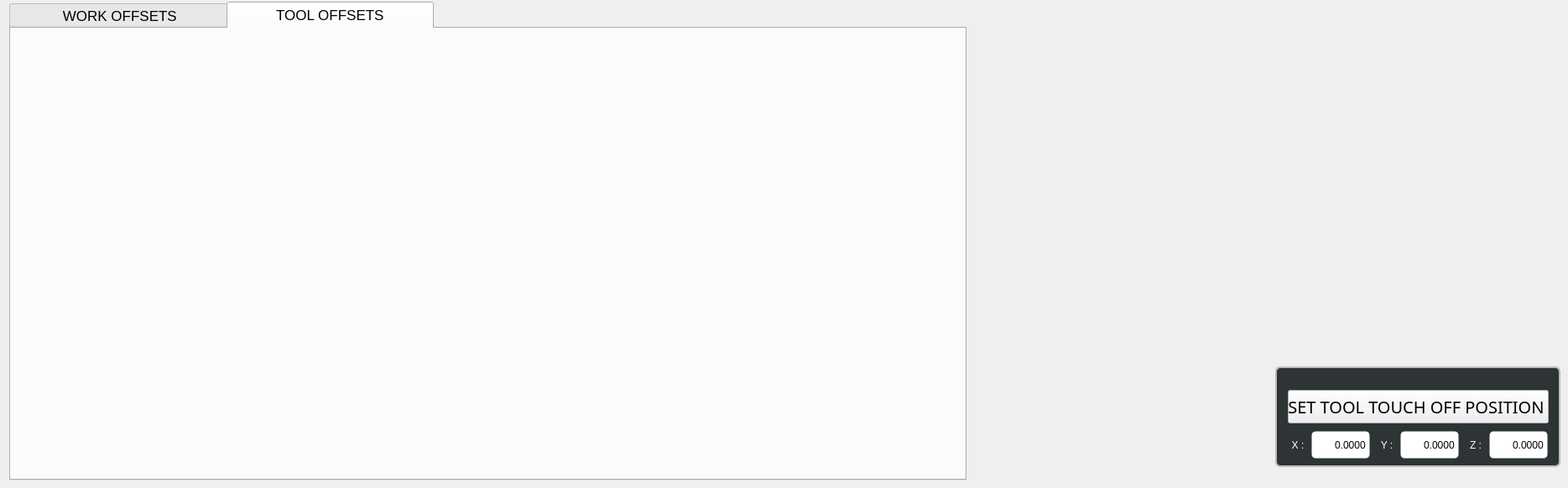
        <widget class="QWidget" name="tab">
         <attribute name="title">
          <string>          Offsets          </string>
         </attribute>
         <widget class="QGroupBox" name="groupBox_8">
          <property name="geometry">
           <rect>
            <x>1520</x>
            <y>2</y>
            <width>340</width>
            <height>561</height>
           </rect>
          </property>
          <property name="styleSheet">
           <string notr="true">QGroupBox{
border-style: none;
border-color: transparent;
background-color: transparent;
border-width: 2px;
border-radius: 6px;
}</string>
          </property>
          <property name="title">
           <string/>
          </property>
          <widget class="QLabel" name="label_41">
           <property name="geometry">
            <rect>
             <x>120</x>
             <y>265</y>
             <width>200</width>
             <height>167</height>
            </rect>
           </property>
           <property name="text">
            <string/>
           </property>
           <property name="pixmap">
            <pixmap resource="xyz.qrc">:/images/tool_probe.png</pixmap>
           </property>
           <property name="scaledContents">
            <bool>true</bool>
           </property>
          </widget>
          <widget class="QLabel" name="label_42">
           <property name="geometry">
            <rect>
             <x>61</x>
             <y>13</y>
             <width>140</width>
             <height>231</height>
            </rect>
           </property>
           <property name="text">
            <string/>
           </property>
           <property name="pixmap">
            <pixmap resource="xyz.qrc">:/images/atc_spindle_tool.png</pixmap>
           </property>
           <property name="scaledContents">
            <bool>true</bool>
           </property>
          </widget>
          <widget class="QGroupBox" name="groupBox_9">
           <property name="geometry">
            <rect>
             <x>0</x>
             <y>435</y>
             <width>340</width>
             <height>120</height>
            </rect>
           </property>
           <property name="minimumSize">
            <size>
             <width>340</width>
             <height>120</height>
            </size>
           </property>
           <property name="maximumSize">
            <size>
             <width>330</width>
             <height>120</height>
            </size>
           </property>
           <property name="styleSheet">
            <string notr="true">QGroupBox{
color: rgb(46, 52, 54);
border-style: solid;
border-color: rgb(186, 189, 182);
background-color: rgb(46, 52, 54);
border-width: 2px;
border-radius: 6px;
}</string>
           </property>
           <property name="title">
            <string/>
           </property>
           <widget class="QWidget" name="verticalLayoutWidget_5">
            <property name="geometry">
             <rect>
              <x>10</x>
              <y>25</y>
              <width>321</width>
              <height>87</height>
             </rect>
            </property>
            <layout class="QVBoxLayout" name="verticalLayout_8">
             <item>
              <layout class="QHBoxLayout" name="horizontalLayout_20">
               <property name="spacing">
                <number>10</number>
               </property>
               <property name="leftMargin">
                <number>5</number>
               </property>
               <property name="topMargin">
                <number>2</number>
               </property>
               <property name="rightMargin">
                <number>5</number>
               </property>
               <property name="bottomMargin">
                <number>2</number>
               </property>
               <item>
                <widget class="AxisActionButton" name="m01_break_button_28">
                 <property name="sizePolicy">
                  <sizepolicy hsizetype="Expanding" vsizetype="Fixed">
                   <horstretch>0</horstretch>
                   <verstretch>0</verstretch>
                  </sizepolicy>
                 </property>
                 <property name="minimumSize">
                  <size>
                   <width>280</width>
                   <height>40</height>
                  </size>
                 </property>
                 <property name="font">
                  <font>
                   <family>Bebas Kai</family>
                   <pointsize>15</pointsize>
                  </font>
                 </property>
                 <property name="focusPolicy">
                  <enum>Qt::NoFocus</enum>
                 </property>
                 <property name="text">
                  <string>SET TOOL TOUCH OFF POSITION </string>
                 </property>
                </widget>
               </item>
              </layout>
             </item>
             <item>
              <layout class="QHBoxLayout" name="horizontalLayout_15">
               <property name="spacing">
                <number>3</number>
               </property>
               <item>
                <widget class="QLabel" name="label_46">
                 <property name="sizePolicy">
                  <sizepolicy hsizetype="Fixed" vsizetype="Fixed">
                   <horstretch>0</horstretch>
                   <verstretch>0</verstretch>
                  </sizepolicy>
                 </property>
                 <property name="minimumSize">
                  <size>
                   <width>30</width>
                   <height>33</height>
                  </size>
                 </property>
                 <property name="maximumSize">
                  <size>
                   <width>30</width>
                   <height>33</height>
                  </size>
                 </property>
                 <property name="styleSheet">
                  <string notr="true">QLabel{
font: 75 15pt &quot;Bebas Kai&quot;;
color: rgb(255, 255, 255);
padding-right: 1px;
padding-left: 5px;
}</string>
                 </property>
                 <property name="text">
                  <string>X :</string>
                 </property>
                 <property name="alignment">
                  <set>Qt::AlignCenter</set>
                 </property>
                </widget>
               </item>
               <item>
                <widget class="QLineEdit" name="diameter_hint_3">
                 <property name="sizePolicy">
                  <sizepolicy hsizetype="Fixed" vsizetype="Fixed">
                   <horstretch>0</horstretch>
                   <verstretch>0</verstretch>
                  </sizepolicy>
                 </property>
                 <property name="minimumSize">
                  <size>
                   <width>70</width>
                   <height>33</height>
                  </size>
                 </property>
                 <property name="maximumSize">
                  <size>
                   <width>70</width>
                   <height>33</height>
                  </size>
                 </property>
                 <property name="styleSheet">
                  <string notr="true">QLineEdit {
    border-style: transparent;
    border-color: rgb(235, 235, 235);
    border-width: 1px;
    border-radius: 5px;
    color: black;
    background: white;
	font: 75 14pt &quot;Bebas Kai&quot;;
}</string>
                 </property>
                 <property name="text">
                  <string>0.0000</string>
                 </property>
                 <property name="alignment">
                  <set>Qt::AlignRight|Qt::AlignTrailing|Qt::AlignVCenter</set>
                 </property>
                </widget>
               </item>
               <item>
                <widget class="QLabel" name="label_44">
                 <property name="sizePolicy">
                  <sizepolicy hsizetype="Fixed" vsizetype="Fixed">
                   <horstretch>0</horstretch>
                   <verstretch>0</verstretch>
                  </sizepolicy>
                 </property>
                 <property name="minimumSize">
                  <size>
                   <width>30</width>
                   <height>33</height>
                  </size>
                 </property>
                 <property name="maximumSize">
                  <size>
                   <width>30</width>
                   <height>33</height>
                  </size>
                 </property>
                 <property name="styleSheet">
                  <string notr="true">QLabel{
font: 75 15pt &quot;Bebas Kai&quot;;
color: rgb(255, 255, 255);
padding-right: 1px;
padding-left: 5px;
}</string>
                 </property>
                 <property name="text">
                  <string>Y :</string>
                 </property>
                 <property name="alignment">
                  <set>Qt::AlignCenter</set>
                 </property>
                </widget>
               </item>
               <item>
                <widget class="QLineEdit" name="x_hint_4">
                 <property name="sizePolicy">
                  <sizepolicy hsizetype="Fixed" vsizetype="Fixed">
                   <horstretch>0</horstretch>
                   <verstretch>0</verstretch>
                  </sizepolicy>
                 </property>
                 <property name="minimumSize">
                  <size>
                   <width>70</width>
                   <height>33</height>
                  </size>
                 </property>
                 <property name="maximumSize">
                  <size>
                   <width>70</width>
                   <height>33</height>
                  </size>
                 </property>
                 <property name="styleSheet">
                  <string notr="true">QLineEdit {
    border-style: transparent;
    border-color: rgb(235, 235, 235);
    border-width: 1px;
    border-radius: 5px;
    color: black;
    background: white;
	font: 75 14pt &quot;Bebas Kai&quot;;
}</string>
                 </property>
                 <property name="text">
                  <string>0.0000</string>
                 </property>
                 <property name="alignment">
                  <set>Qt::AlignRight|Qt::AlignTrailing|Qt::AlignVCenter</set>
                 </property>
                </widget>
               </item>
               <item>
                <widget class="QLabel" name="label_45">
                 <property name="sizePolicy">
                  <sizepolicy hsizetype="Fixed" vsizetype="Fixed">
                   <horstretch>0</horstretch>
                   <verstretch>0</verstretch>
                  </sizepolicy>
                 </property>
                 <property name="minimumSize">
                  <size>
                   <width>30</width>
                   <height>33</height>
                  </size>
                 </property>
                 <property name="maximumSize">
                  <size>
                   <width>30</width>
                   <height>33</height>
                  </size>
                 </property>
                 <property name="styleSheet">
                  <string notr="true">QLabel{
font: 75 15pt &quot;Bebas Kai&quot;;
color: rgb(255, 255, 255);
padding-right: 1px;
padding-left: 5px;
}</string>
                 </property>
                 <property name="text">
                  <string>Z :</string>
                 </property>
                 <property name="alignment">
                  <set>Qt::AlignCenter</set>
                 </property>
                </widget>
               </item>
               <item>
                <widget class="QLineEdit" name="y_hint_4">
                 <property name="sizePolicy">
                  <sizepolicy hsizetype="Fixed" vsizetype="Fixed">
                   <horstretch>0</horstretch>
                   <verstretch>0</verstretch>
                  </sizepolicy>
                 </property>
                 <property name="minimumSize">
                  <size>
                   <width>70</width>
                   <height>33</height>
                  </size>
                 </property>
                 <property name="maximumSize">
                  <size>
                   <width>70</width>
                   <height>33</height>
                  </size>
                 </property>
                 <property name="styleSheet">
                  <string notr="true">QLineEdit {
    border-style: transparent;
    border-color: rgb(235, 235, 235);
    border-width: 1px;
    border-radius: 5px;
    color: black;
    background: white;
	font: 75 14pt &quot;Bebas Kai&quot;;
}</string>
                 </property>
                 <property name="text">
                  <string>0.0000</string>
                 </property>
                 <property name="alignment">
                  <set>Qt::AlignRight|Qt::AlignTrailing|Qt::AlignVCenter</set>
                 </property>
                </widget>
               </item>
              </layout>
             </item>
            </layout>
           </widget>
          </widget>
         </widget>
         <widget class="QTabWidget" name="tabWidget_3">
          <property name="geometry">
           <rect>
            <x>11</x>
            <y>2</y>
            <width>1141</width>
            <height>571</height>
           </rect>
          </property>
          <property name="font">
           <font>
            <pointsize>13</pointsize>
           </font>
          </property>
          <property name="currentIndex">
           <number>1</number>
          </property>
          <widget class="QWidget" name="tab_13">
           <attribute name="title">
            <string>           WORK OFFSETS          </string>
           </attribute>
          </widget>
          <widget class="QWidget" name="tab_14">
           <attribute name="title">
            <string>          TOOL OFFSETS          </string>
           </attribute>
          </widget>
         </widget>
        </widget>
